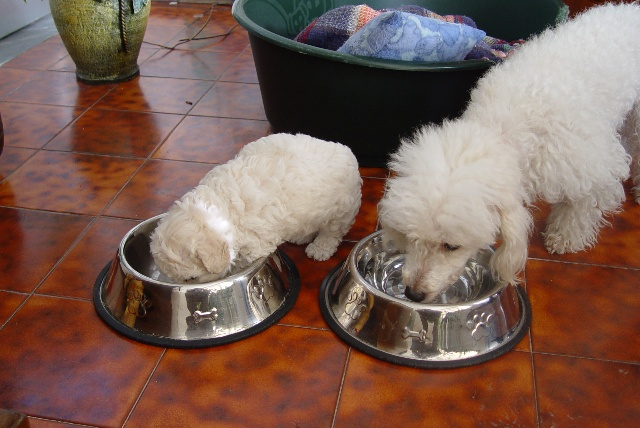
#> input picture resources/dogs.jpg, 640 x 428 px
$ jupyter execute 030.HOGs.ipynb   (shell and % lines are left out)
#> lines starting #> are read from the running program, lines starting #| are printed output that depends on the picture
### notebook_util.py
from functools import partial

def imshow(cv2, name, input, fig_size=None, cmap="gray"):
    """
    params:
        name - The "title" that would show on OpenCv window.
        input - the input data
        **the two params are the existing parameters in opencv.imshow**
        fig_size - receives a tuple for the image size to be printed in the notebook
        cmap - a matplotlib-compliant color map code to use in our image
    """
    ## by default, we'll infer the image rendering size by the input shape
    ## assuming a density of 80 dpi
    if fig_size is None:
        dpi = 80
        im_data = input
        try:
            height, width, depth = im_data.shape
        except:
            height, width = im_data.shape
        fig_size = width / float(dpi), height / float(dpi)

    try:
        input = cv2.cvtColor(input,cv2.COLOR_BGR2RGB)
    except :
        input = input

    import matplotlib.pyplot as plt
    get_ipython().magic(u'matplotlib inline')

    fig, ax = plt.subplots(figsize=fig_size)
    print("Showing Image: {}".format(name))
    ax.imshow(input, interpolation='none', aspect="auto", cmap=cmap)
    plt.show()

def override_imshow(cv2):
    ## from now on, cv2.imshow will call our function instead.
    cv2.imshow = partial(imshow, cv2)

### 030.HOGs.ipynb
[cell 1]
import notebook_util
import cv2
from matplotlib import pyplot as plt
import numpy as np
notebook_util.override_imshow(cv2)

[cell 2]
# Load image then grayscale
image = cv2.imread('resources/dogs.jpg')
#> image is the input picture: shape (428, 640, 3); mean B, G, R 85.1, 96, 124.2
gray = cv2.cvtColor(image, cv2.COLOR_BGR2GRAY)
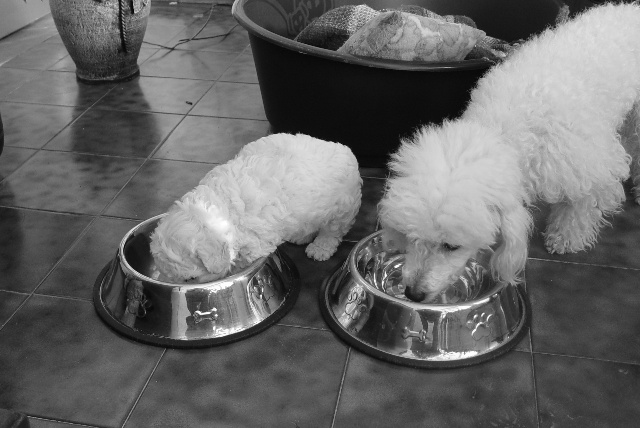
#> gray: shape (428, 640); min 5, max 255, mean 103.2

cv2.imshow('Input Image', image)

[cell 3]
# h x w in pixels
cell_size = (8, 8)

 # h x w in cells
block_size = (2, 2)

# number of orientation bins
nbins = 9

# Using OpenCV's HOG Descriptor
# winSize is the size of the image cropped to a multiple of the cell size
hog = cv2.HOGDescriptor(_winSize=(gray.shape[1] // cell_size[1] * cell_size[1],
                                  gray.shape[0] // cell_size[0] * cell_size[0]),
                        _blockSize=(block_size[1] * cell_size[1],
                                    block_size[0] * cell_size[0]),
                        _blockStride=(cell_size[1], cell_size[0]),
                        _cellSize=(cell_size[1], cell_size[0]),
                        _nbins=nbins)

[cell 4]
# Create numpy array shape which we use to create hog_feats
n_cells = (gray.shape[0] // cell_size[0], gray.shape[1] // cell_size[1])
#> n_cells = (53, 80)

# We index blocks by rows first.
# hog_feats now contains the gradient amplitudes for each direction,
# for each cell of its group for each group. Indexing is by rows then columns.
hog_feats = hog.compute(gray).reshape(n_cells[1] - block_size[1] + 1,
                        n_cells[0] - block_size[0] + 1,
                        block_size[0], block_size[1], nbins).transpose((1, 0, 2, 3, 4))

[cell 5]
# Create our gradients array with nbin dimensions to store gradient orientations
gradients = np.zeros((n_cells[0], n_cells[1], nbins))

[cell 6]
# Create array of dimensions
cell_count = np.full((n_cells[0], n_cells[1], 1), 0, dtype=int)

[cell 7]
# Block Normalization
for off_y in range(block_size[0]):
    for off_x in range(block_size[1]):
        gradients[off_y:n_cells[0] - block_size[0] + off_y + 1,
                  off_x:n_cells[1] - block_size[1] + off_x + 1] += \
            hog_feats[:, :, off_y, off_x, :]
        cell_count[off_y:n_cells[0] - block_size[0] + off_y + 1,
                   off_x:n_cells[1] - block_size[1] + off_x + 1] += 1
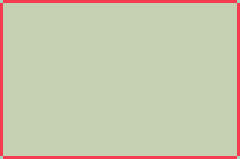
#> cell_count: shape (53, 80, 1) int64 (shown 3 times larger); 3 distinct labels, from 1 to 4; one colour per label, 0 black

[cell 8]
# Average gradients
gradients /= cell_count

[cell 9]
# Plot HOGs using Matplotlib
# angle is 360 / nbins * direction
color_bins = 5
plt.pcolor(gradients[:, :, color_bins])
plt.gca().invert_yaxis()
plt.gca().set_aspect('equal', adjustable='box')
plt.colorbar()
plt.show()
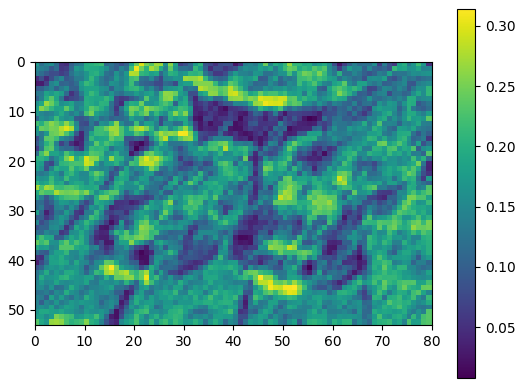
#> figure drawn by matplotlib, 2 panels
cv2.destroyAllWindows()

$ run again, with resources/Patrick_Stewart_and_Hugh_Jackman_Press_Conference_Logan_Berlinale_2017_01.jpg copied over resources/dogs.jpg
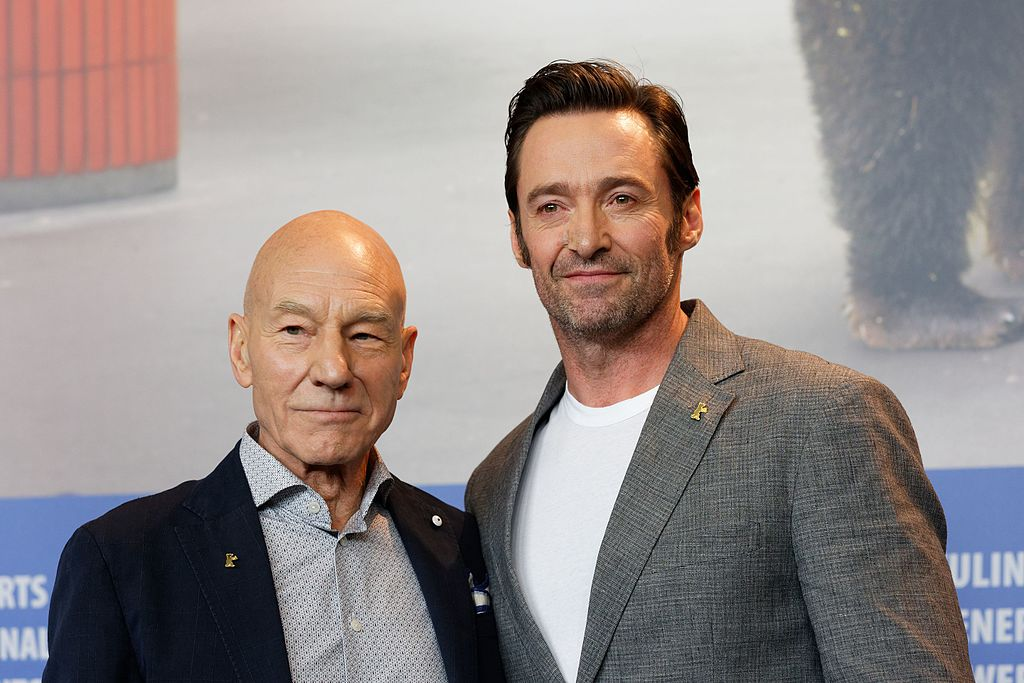
#> input picture resources/Patrick_Stewart_and_Hugh_Jackman_Press_Conference_Logan_Berlinale_2017_01.jpg, 1024 x 683 px
#> image is the input picture: shape (683, 1024, 3); mean B, G, R 138.2, 139.5, 148.5
#> after the loop `for off_y in range(block_size[0]):`:
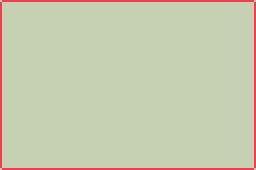
#> cell_count: shape (85, 128, 1) int64 (shown 2 times larger); 3 distinct labels, from 1 to 4; one colour per label, 0 black
#> `plt.show()`:
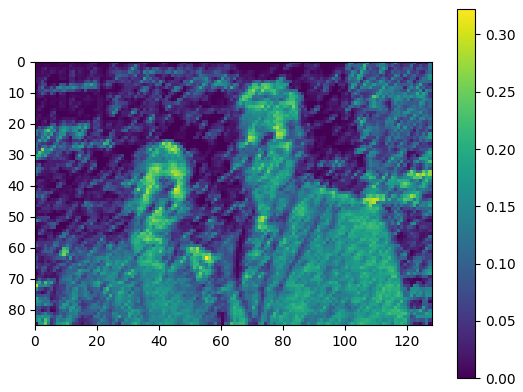
#> figure drawn by matplotlib, 2 panels

$ run again, with resources/andorra.jpg copied over resources/dogs.jpg
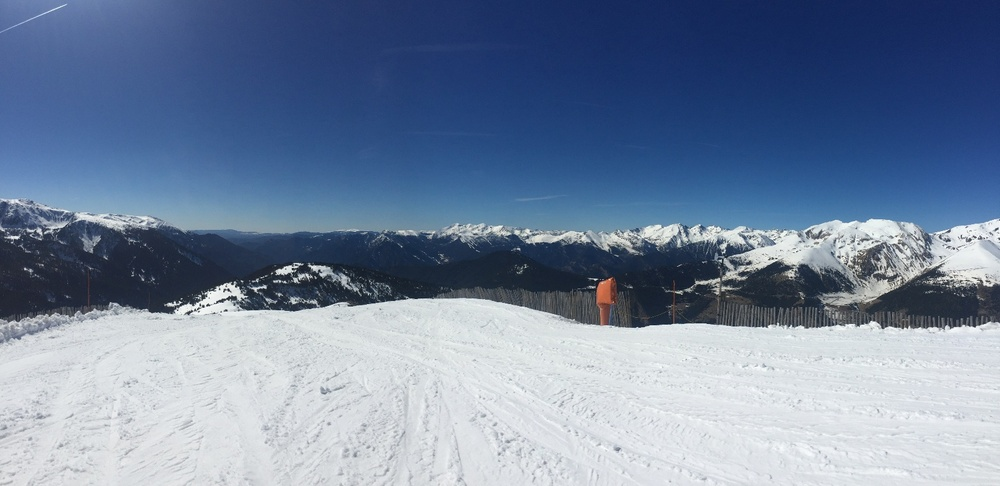
#> input picture resources/andorra.jpg, 1000 x 486 px, shrunk from 1604 x 780 before the run
#> image is the input picture: shape (486, 1000, 3); mean B, G, R 158.5, 132.1, 114.7
#> after the loop `for off_y in range(block_size[0]):`:
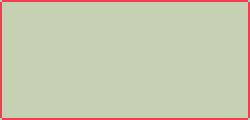
#> cell_count: shape (60, 125, 1) int64 (shown 2 times larger); 3 distinct labels, from 1 to 4; one colour per label, 0 black
#> `plt.show()`:
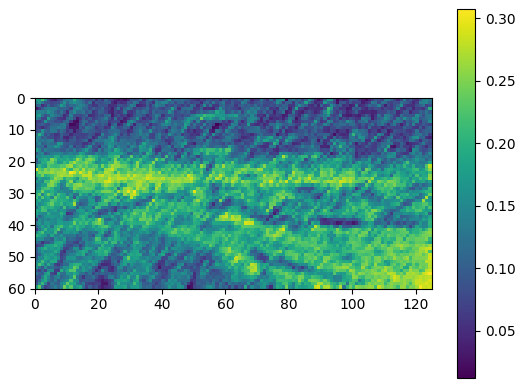
#> figure drawn by matplotlib, 2 panels
